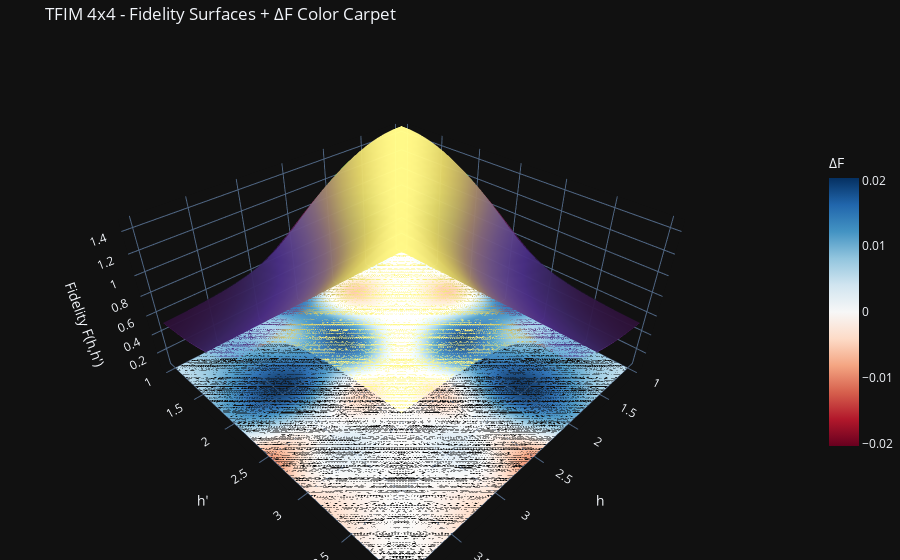

Notebook code for this chart:
### Code cell
import numpy as np
import plotly.graph_objects as go

def _get(npz, *keys):
    for k in keys:
        if k in npz.files:
            return npz[k]
    raise KeyError(f"None of {keys} found. Available keys: {npz.files}")

# --- in-memory surface (your current fidelity values) ---
h_mem = np.asarray(h_values_surf if "h_values_surf" in globals() else h_values, dtype=float)
F_mem = np.asarray(logF, dtype=float)  # NOTE: using your variable name; values are fidelity

# --- file surface (reference) ---
D = np.load("tfim_4x4_fidelity_surface.npz")
h_file = np.asarray(_get(D, "h_values", "h"), dtype=float)
F_file = np.asarray(_get(D, "F", "logF"), dtype=float)

# require same grid for direct difference
if not (h_mem.shape == h_file.shape and np.allclose(h_mem, h_file) and F_mem.shape == F_file.shape):
    raise ValueError(
        f"Grids/shapes don't match.\n"
        f"h_mem: {h_mem.shape}, h_file: {h_file.shape}, F_mem: {F_mem.shape}, F_file: {F_file.shape}\n"
        f"If you want, I can add interpolation to a common grid."
    )

h = h_mem
H1, H2 = np.meshgrid(h, h)

# avoid z-fighting in overlay
z_min = float(min(np.min(F_mem), np.min(F_file)))
z_max = float(max(np.max(F_mem), np.max(F_file))) + 0.5
z_range = z_max - z_min
z_eps = 1e-3 * (z_range + 1e-12)

# difference carpet
dF = F_mem - F_file
absmax = float(np.max(np.abs(dF))) + 1e-12
z_floor = z_min

fig = go.Figure()

# file surface
fig.add_trace(go.Surface(
    x=H1, y=H2, z=F_file+0.5,
    colorscale="Viridis",
    showscale=False,
    opacity=0.90,
    name="file fidelity"
))

fig.add_trace(go.Surface(
    x=H1, y=H2, z=F_mem+0.5,
    colorscale="Magma",
    showscale=False,
    opacity=0.55,
    name="memory fidelity"
))

# difference "carpet" (flat z, colored by dF)
fig.add_trace(go.Surface(
    x=H1, y=H2, z=np.full_like(dF, z_floor),
    surfacecolor=dF,
    colorscale="RdBu",
    cmin=-absmax, cmax=absmax,
    showscale=True,
    opacity=0.95,
    name="ΔF (mem-file)",
    colorbar=dict(title="ΔF", len=0.6)
))

fig.update_layout(
    title="TFIM 4x4 - Fidelity Surfaces + ΔF Color Carpet",
    margin=dict(l=0, r=0, b=0, t=40),
    scene=dict(
        xaxis_title="h",
        yaxis_title="h'",
        zaxis_title="Fidelity F(h,h')",
        zaxis=dict(range=[z_floor, z_max])
    ),
)

fig.show()

### Figure 1 — Plotly figure (JSON) as saved in the notebook; plotly's stock layout.template omitted (floating-point values rounded to 4 significant figures; data arrays with more than 128 entries replaced by an {"elided": "..."} marker saying what was removed)
{"data": [{"colorscale": [[0.0, "#440154"], [0.1111, "#482878"], [0.2222, "#3e4989"], [0.3333, "#31688e"], [0.4444, "#26828e"], [0.5556, "#1f9e89"], [0.6667, "#35b779"], [0.7778, "#6ece58"], [0.8889, "#b5de2b"], [1.0, "#fde725"]], "name": "file fidelity", "opacity": 0.9, "showscale": false, "x": {"elided": "25x25 float values"}, "y": {"elided": "25x25 float values"}, "z": {"elided": "25x25 float values"}, "type": "surface"}, {"colorscale": [[0.0, "#000004"], [0.1111, "#180f3d"], [0.2222, "#440f76"], [0.3333, "#721f81"], [0.4444, "#9e2f7f"], [0.5556, "#cd4071"], [0.6667, "#f1605d"], [0.7778, "#fd9668"], [0.8889, "#feca8d"], [1.0, "#fcfdbf"]], "name": "memory fidelity", "opacity": 0.55, "showscale": false, "x": {"elided": "25x25 float values"}, "y": {"elided": "25x25 float values"}, "z": {"elided": "25x25 float values"}, "type": "surface"}, {"cmax": 0.02036, "cmin": -0.02036, "colorbar": {"len": 0.6, "title": {"text": "ΔF"}}, "colorscale": [[0.0, "rgb(103,0,31)"], [0.1, "rgb(178,24,43)"], [0.2, "rgb(214,96,77)"], [0.3, "rgb(244,165,130)"], [0.4, "rgb(253,219,199)"], [0.5, "rgb(247,247,247)"], [0.6, "rgb(209,229,240)"], [0.7, "rgb(146,197,222)"], [0.8, "rgb(67,147,195)"], [0.9, "rgb(33,102,172)"], [1.0, "rgb(5,48,97)"]], "name": "ΔF (mem-file)", "opacity": 0.95, "showscale": true, "surfacecolor": {"elided": "25x25 float values"}, "x": {"elided": "25x25 float values"}, "y": {"elided": "25x25 float values"}, "z": {"elided": "25x25 float values"}, "type": "surface"}], "layout": {"margin": {"l": 0, "r": 0, "b": 0, "t": 40}, "scene": {"zaxis": {"title": {"text": "Fidelity F(h,h')"}, "range": [0.02954, 1.5]}, "xaxis": {"title": {"text": "h"}}, "yaxis": {"title": {"text": "h'"}}}, "title": {"text": "TFIM 4x4 - Fidelity Surfaces + ΔF Color Carpet"}}}
